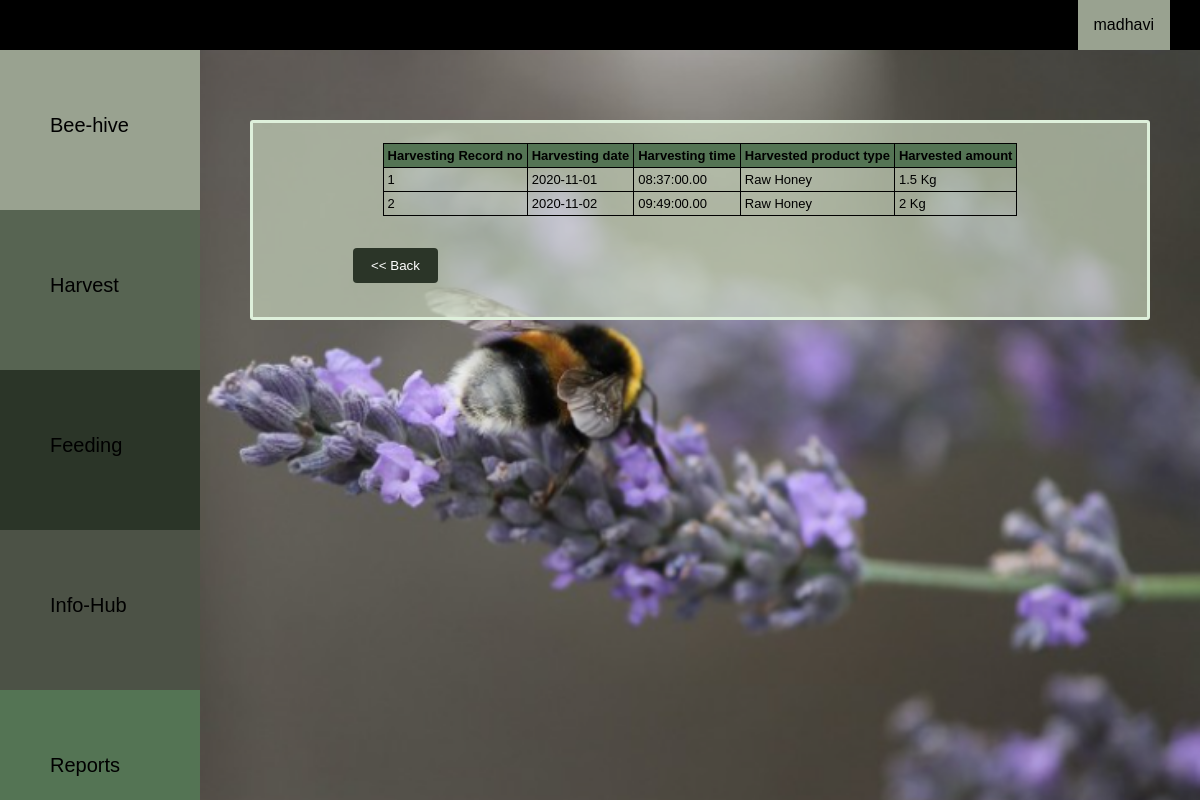
Page /src/php/bk_fharvestreport.php?beehiveno1=1 (signed in) on the earlier database version.
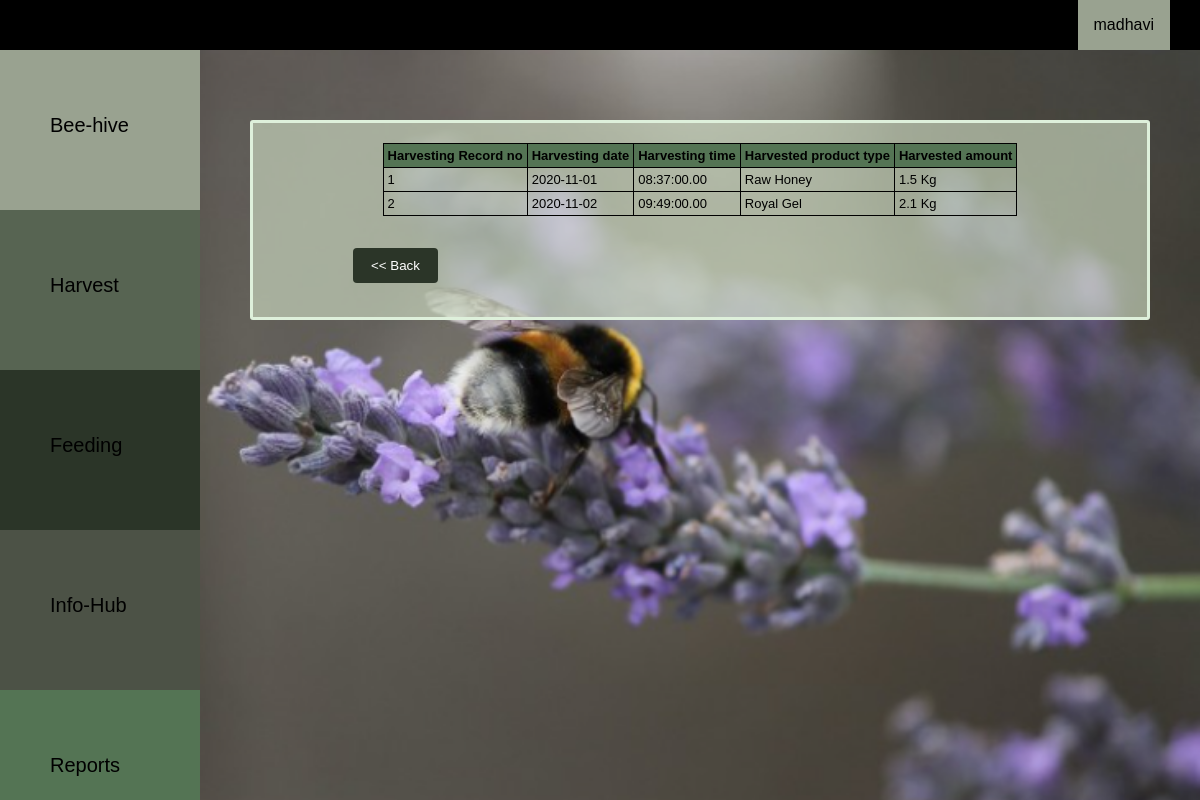
Same page on the later database version.
### tables this page shows
CREATE TABLE `harvest` (
  `HarvestRecNo` int(10) NOT NULL,
  `userID` int(10) NOT NULL,
  `beehiveno` int(10) NOT NULL,
  `date` date NOT NULL,
  `hdate` date NOT NULL,
  `htime` time(2) NOT NULL,
  `producttype` varchar(50) NOT NULL,
  `amount` varchar(50) NOT NULL
);

### src/php/bk_fharvestreport.php (the view, shortened to what this page needs)
<html>
	<head>
      <link rel="stylesheet" type="text/CSS" href="../../public/css/bk_style.css">
      <link rel="stylesheet" type="text/CSS" href="../../public/css/bk_catstyle.css">
	</head>
	<body>
<?php include('bk_navbar.php');
        include('bk_sidenavbar.php');?>
<div class="main">
<div class="bhivecontainer">
	<center>
     <table >
                <tr style="background-color:#547454">
                <th>Harvesting Record no</th>
                <th>Harvesting date</th>
                <th>Harvesting time</th>
                <th>Harvested product type</th>
                <th>Harvested amount</th>
                </tr>
            <?php
if(isset($_GET['beehiveno1'])){
$sql = "SELECT HarvestRecNo,hdate,htime,producttype,amount FROM harvest where beehiveno='".$_GET['beehiveno1']."' and userID='".$_SESSION['userid']."'";
mysqli_query($connection, $sql);
$result = mysqli_query($connection,$sql);
		while($row=mysqli_fetch_assoc($result)){
            echo '<tr >';
            echo '<td>';
            echo $row['HarvestRecNo'];
            echo '</td>';
                echo '<td>';
        echo $row['hdate'];
        echo '</td>';
        echo '<td>';
        echo $row['htime'];
        echo '</td>';
        echo '<td>';
        echo $row['producttype'];
        echo '</td>';
        echo '<td>';
        echo $row['amount'];
        echo '</td>';
        echo '</tr>';
		}}?>
     </table></center>
            <form  action="bk_reports.php" method="post" >
        <div class="row">
        <input type="submit" value="<< Back" name="back" >
        </div>
        </form>
</div>
</div>
	</body>
</html>

### src/php/bk_navbar.php (shortened to what this page needs)
<html>
<head>
<link rel="stylesheet" type="text/CSS" href="../../public/css/bk_style.css">
</head>
<body>
<div class="topnav">
  <div class="dropdown">
  <button onclick="myFunction()" class="dropbtn"><?php echo $_SESSION['username']; ?></button>
</div>
</div>
</body>
</html>

### src/php/bk_sidenavbar.php
<html>
<head>
<link rel="stylesheet" type="text/CSS" href="../../public/css/bk_catstyle.css">
</head>
<body>
<div class="sidenav">
  <a href="beekeeperindex.php" style="background-color:#99a290"><font type="arial" >Bee-hive</font></a>
  <a href="bk_harvest.php" style="background-color:#576452"><font type="arial">Harvest</arial></a>
  <a href="bk_feeding.php" style="background-color:#2b3528"><font type="arial">Feeding</arial></a>
  <a href="bk_infohub.php" style="background-color:#4c5246"><font type="arial">Info-Hub</arial></a>
  <a href="bk_reports.php" style="background-color:#547454">Reports</a></li>
</div>
</body>
</html>

### public/css/bk_style.css (style rules this page uses)
body { margin: 0; font-family: Arial, Helvetica, sans-serif; }
a { text-decoration:none; }
.topnav { top: 0; height: 50px; position: fixed; background-color: black; width: 100%; }
.dropdown { float: right; overflow: hidden; padding-right: 30px; }
.dropdown .dropbtn { font-size: 16px; border: none; outline: none; color: black; padding: 14px 16px; height: 50px; font-family: inherit; margin: 0; background-color:#99a290; }
.bhivecontainer { background-color: #d4e2c89d; padding: 20px 100px 20px 100px; border: 3px solid rgb(222, 240, 219); border-radius: 3px; font-size: 14px; }
.row:after { content: ""; display: table; clear: both; }
input[type=submit] { background-color: #2b3528; color: white; padding: 10px 18px; border: none; border-radius: 4px; cursor: pointer; float: left; }
table, td , tr, th { border: 1px solid black; border-collapse: collapse; font-size: 13px; table-layout: fixed; padding:4px; }

### public/css/bk_catstyle.css (style rules this page uses)
body { margin: 0; font-family: Arial; background-position: center; background-repeat: no-repeat; background-size: cover; background-attachment: fixed; background-image: url(../img/12.png); }
.sidenav { margin-top: 50px; height: 100%; width: 200px; position: fixed; top: 0; left: 0; overflow-x: hidden; }
.sidenav a { text-decoration: none; font-size: 20px; color: black; display: block; width:100%; padding-left: 50px; padding-top: 40px; line-height: 70px; height: 20%; box-sizing: border-box; border-bottom: 0px solid #333; transition: .5s; }
.main { margin-left: 250px; margin-right: 50px; margin-bottom: 50px; margin-top: 120px; }
* { box-sizing: border-box; }

Differences in the rows shown:
changed harvest id 2: producttype "Raw Honey" → "Royal Gel"; amount "2 Kg" → "2.1 Kg"
